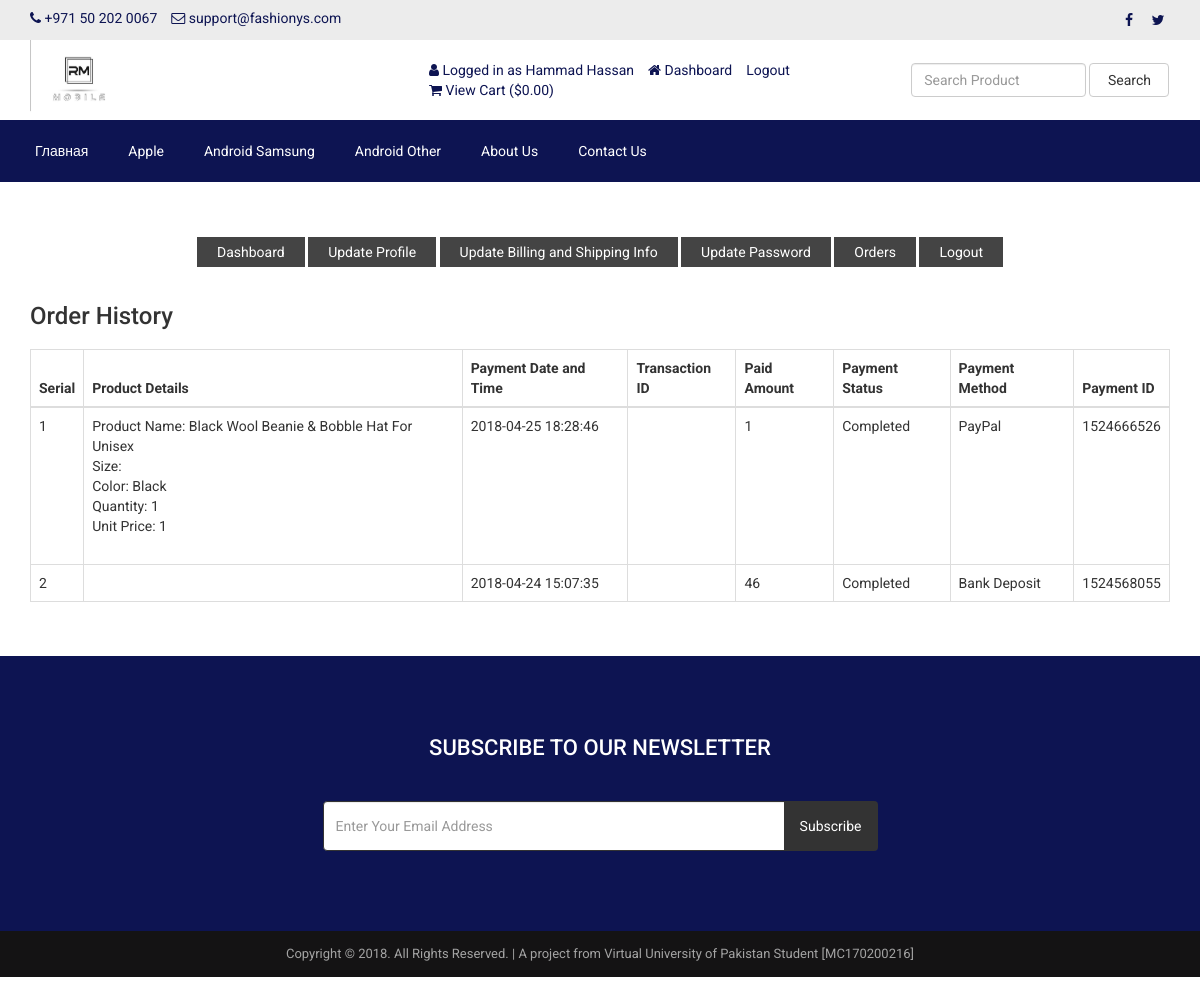
The app's page /customer-order.php (signed in) with its own data.
### tables this page shows
CREATE TABLE `tbl_settings` (
  `id` int(11) NOT NULL,
  `logo` varchar(255) NOT NULL,
  `favicon` varchar(255) NOT NULL,
  `footer_about` text NOT NULL,
  `footer_copyright` text NOT NULL,
  `contact_address` text NOT NULL,
  `contact_email` varchar(255) NOT NULL,
  `contact_phone` varchar(255) NOT NULL,
  `contact_fax` varchar(255) NOT NULL,
  `contact_map_iframe` text NOT NULL,
  `receive_email` varchar(255) NOT NULL,
  `receive_email_subject` varchar(255) NOT NULL,
  `receive_email_thank_you_message` text NOT NULL,
  `forget_password_message` text NOT NULL,
  `total_recent_post_footer` int(10) NOT NULL,
  `total_popular_post_footer` int(10) NOT NULL,
  `total_recent_post_sidebar` int(11) NOT NULL,
  `total_popular_post_sidebar` int(11) NOT NULL,
  `total_featured_product_home` int(11) NOT NULL,
  `total_latest_product_home` int(11) NOT NULL,
  `total_popular_product_home` int(11) NOT NULL,
  `meta_title_home` text NOT NULL,
  `meta_keyword_home` text NOT NULL,
  `meta_description_home` text NOT NULL,
  `banner_login` varchar(255) NOT NULL,
  `banner_registration` varchar(255) NOT NULL,
  `banner_forget_password` varchar(255) NOT NULL,
  `banner_reset_password` varchar(255) NOT NULL,
  `banner_search` varchar(255) NOT NULL,
  `banner_cart` varchar(255) NOT NULL,
  `banner_checkout` varchar(255) NOT NULL,
  `banner_product_category` varchar(255) NOT NULL,
  `banner_blog` varchar(255) NOT NULL,
  `cta_title` varchar(255) NOT NULL,
  `cta_content` text NOT NULL,
  `cta_read_more_text` varchar(255) NOT NULL,
  `cta_read_more_url` varchar(255) NOT NULL,
  `cta_photo` varchar(255) NOT NULL,
  `featured_product_title` varchar(255) NOT NULL,
  `featured_product_subtitle` varchar(255) NOT NULL,
  `latest_product_title` varchar(255) NOT NULL,
  `latest_product_subtitle` varchar(255) NOT NULL,
  `popular_product_title` varchar(255) NOT NULL,
  `popular_product_subtitle` varchar(255) NOT NULL,
  `testimonial_title` varchar(255) NOT NULL,
  `testimonial_subtitle` varchar(255) NOT NULL,
  `testimonial_photo` varchar(255) NOT NULL,
  `blog_title` varchar(255) NOT NULL,
  `blog_subtitle` varchar(255) NOT NULL,
  `newsletter_text` text NOT NULL,
  `paypal_email` varchar(255) NOT NULL,
  `stripe_public_key` varchar(255) NOT NULL,
  `stripe_secret_key` varchar(255) NOT NULL,
  `bank_detail` text NOT NULL,
  `before_head` text NOT NULL,
  `after_body` text NOT NULL,
  `before_body` text NOT NULL,
  `home_service_on_off` int(11) NOT NULL,
  `home_welcome_on_off` int(11) NOT NULL,
  `home_featured_product_on_off` int(11) NOT NULL,
  `home_latest_product_on_off` int(11) NOT NULL,
  `home_popular_product_on_off` int(11) NOT NULL,
  `home_testimonial_on_off` int(11) NOT NULL,
  `home_blog_on_off` int(11) NOT NULL,
  `newsletter_on_off` int(11) NOT NULL,
  `ads_above_welcome_on_off` int(1) NOT NULL,
  `ads_above_featured_product_on_off` int(1) NOT NULL,
  `ads_above_latest_product_on_off` int(1) NOT NULL,
  `ads_above_popular_product_on_off` int(1) NOT NULL,
  `ads_above_testimonial_on_off` int(1) NOT NULL,
  `ads_category_sidebar_on_off` int(1) NOT NULL
);

CREATE TABLE `tbl_social` (
  `social_id` int(11) NOT NULL,
  `social_name` varchar(30) NOT NULL,
  `social_url` varchar(255) NOT NULL,
  `social_icon` varchar(30) NOT NULL
);

CREATE TABLE `tbl_top_category` (
  `tcat_id` int(11) NOT NULL,
  `tcat_name` varchar(255) NOT NULL,
  `show_on_menu` int(1) NOT NULL
);

CREATE TABLE `tbl_page` (
  `id` int(11) NOT NULL,
  `about_title` varchar(255) NOT NULL,
  `about_content` text NOT NULL,
  `about_banner` varchar(255) NOT NULL,
  `about_meta_title` varchar(255) NOT NULL,
  `about_meta_keyword` text NOT NULL,
  `about_meta_description` text NOT NULL,
  `faq_title` varchar(255) NOT NULL,
  `faq_banner` varchar(255) NOT NULL,
  `faq_meta_title` varchar(255) NOT NULL,
  `faq_meta_keyword` text NOT NULL,
  `faq_meta_description` text NOT NULL,
  `blog_title` varchar(255) NOT NULL,
  `blog_banner` varchar(255) NOT NULL,
  `blog_meta_title` varchar(255) NOT NULL,
  `blog_meta_keyword` text NOT NULL,
  `blog_meta_description` text NOT NULL,
  `contact_title` varchar(255) NOT NULL,
  `contact_banner` varchar(255) NOT NULL,
  `contact_meta_title` varchar(255) NOT NULL,
  `contact_meta_keyword` text NOT NULL,
  `contact_meta_description` text NOT NULL,
  `pgallery_title` varchar(255) NOT NULL,
  `pgallery_banner` varchar(255) NOT NULL,
  `pgallery_meta_title` varchar(255) NOT NULL,
  `pgallery_meta_keyword` text NOT NULL,
  `pgallery_meta_description` text NOT NULL,
  `vgallery_title` varchar(255) NOT NULL,
  `vgallery_banner` varchar(255) NOT NULL,
  `vgallery_meta_title` varchar(255) NOT NULL,
  `vgallery_meta_keyword` text NOT NULL,
  `vgallery_meta_description` text NOT NULL
);

CREATE TABLE `tbl_payment` (
  `id` int(11) NOT NULL,
  `customer_id` int(11) NOT NULL,
  `customer_name` varchar(255) NOT NULL,
  `customer_email` varchar(255) NOT NULL,
  `payment_date` varchar(50) NOT NULL,
  `txnid` varchar(255) NOT NULL,
  `paid_amount` int(11) NOT NULL,
  `card_number` varchar(50) NOT NULL,
  `card_cvv` varchar(10) NOT NULL,
  `card_month` varchar(10) NOT NULL,
  `card_year` varchar(10) NOT NULL,
  `bank_transaction_info` text NOT NULL,
  `payment_method` varchar(20) NOT NULL,
  `payment_status` varchar(25) NOT NULL,
  `shipping_status` varchar(20) NOT NULL,
  `payment_id` varchar(255) NOT NULL
);

CREATE TABLE `tbl_order` (
  `id` int(11) NOT NULL,
  `product_id` int(11) NOT NULL,
  `product_name` varchar(255) NOT NULL,
  `size` varchar(100) NOT NULL,
  `color` varchar(100) NOT NULL,
  `quantity` varchar(50) NOT NULL,
  `unit_price` varchar(50) NOT NULL,
  `payment_id` varchar(255) NOT NULL
);

### customer-order.php (the view, shortened to what this page needs)
<?php require_once('header.php'); ?>
<div class="page">
    <div class="container">
        <div class="row">
            <div class="col-md-12">
                <?php require_once('customer-sidebar.php'); ?>
            </div>
            <div class="col-md-12">
                <div class="user-content">
                    <h3><?php echo LANG_VALUE_25; ?></h3>
                    <div class="table-responsive">
                        <table class="table table-bordered">
                            <thead>
                                <tr>
                                    <th><?php echo LANG_VALUE_7; ?></th>
                                    <th><?php echo LANG_VALUE_48; ?></th>
                                    <th><?php echo LANG_VALUE_27; ?></th>
                                    <th><?php echo LANG_VALUE_28; ?></th>
                                    <th><?php echo LANG_VALUE_29; ?></th>
                                    <th><?php echo LANG_VALUE_30; ?></th>
                                    <th><?php echo LANG_VALUE_31; ?></th>
                                    <th><?php echo LANG_VALUE_32; ?></th>
                                </tr>
                            </thead>
                            <tbody>
            <?php
            $limit = 10;
            $page = @$_GET['page'];
            if($page)
                $start = ($page - 1) * $limit;
            else
                $start = 0;
            $statement = $pdo->prepare("SELECT * FROM tbl_payment WHERE customer_email=? ORDER BY id DESC LIMIT $start, $limit");
            $statement->execute(array($_SESSION['customer']['cust_email']));
            $result = $statement->fetchAll(PDO::FETCH_ASSOC);
            if ($page == 0) $page = 1;
            ?>
                                <?php
                                $tip = $page*10-10;
                                foreach ($result as $row) {
                                    $tip++;
                                    ?>
                                    <tr>
                                        <td><?php echo $tip; ?></td>
                                        <td>
                                            <?php
                                            $statement1 = $pdo->prepare("SELECT * FROM tbl_order WHERE payment_id=?");
                                            $statement1->execute(array($row['payment_id']));
                                            $result1 = $statement1->fetchAll(PDO::FETCH_ASSOC);
                                            foreach ($result1 as $row1) {
                                                echo 'Product Name: '.$row1['product_name'];
                                                echo '<br>Size: '.$row1['size'];
                                                echo '<br>Color: '.$row1['color'];
                                                echo '<br>Quantity: '.$row1['quantity'];
                                                echo '<br>Unit Price: '.$row1['unit_price'];
                                                echo '<br><br>';
                                            }
                                            ?>
                                        </td>
                                        <td><?php echo $row['payment_date']; ?></td>
                                        <td><?php echo $row['txnid']; ?></td>
                                        <td><?php echo $row['paid_amount']; ?></td>
                                        <td><?php echo $row['payment_status']; ?></td>
                                        <td><?php echo $row['payment_method']; ?></td>
                                        <td><?php echo $row['payment_id']; ?></td>
                                    </tr>
                                    <?php
                                }
                                ?>
                            </tbody>
                        </table>
                        <div class="pagination" style="overflow: hidden;">
                    </div>
                </div>
            </div>
        </div>
    </div>
</div>
<?php require_once('footer.php'); ?>

### header.php (shortened to what this page needs)
<?php
include("admin/inc/config.php");
$statement = $pdo->prepare("SELECT * FROM tbl_settings WHERE id=1");
$statement->execute();
$result = $statement->fetchAll(PDO::FETCH_ASSOC);
foreach ($result as $row)
{
	$contact_email = $row['contact_email'];
	$contact_phone = $row['contact_phone'];
}
?>
<!DOCTYPE html>
<html lang="en">
<head>
	<link rel="stylesheet" href="assets/css/bootstrap.min.css">
	<link rel="stylesheet" href="assets/css/font-awesome.min.css">
	<link rel="stylesheet" href="assets/css/owl.carousel.min.css">
	<link rel="stylesheet" href="assets/css/owl.theme.default.min.css">
	<link rel="stylesheet" href="assets/css/jquery.bxslider.min.css">
    <link rel="stylesheet" href="assets/css/magnific-popup.css">
    <link rel="stylesheet" href="assets/css/rating.css">
	<link rel="stylesheet" href="assets/css/spacing.css">
	<link rel="stylesheet" href="assets/css/bootstrap-touch-slider.css">
	<link rel="stylesheet" href="assets/css/animate.min.css">
	<link rel="stylesheet" href="assets/css/tree-menu.css">
	<link rel="stylesheet" href="assets/css/select2.min.css">
	<link rel="stylesheet" href="assets/css/main.css">
	<link rel="stylesheet" href="assets/css/responsive.css">
	<?php
	$statement = $pdo->prepare("SELECT * FROM tbl_page WHERE id=1");
	$statement->execute();
	$result = $statement->fetchAll(PDO::FETCH_ASSOC);
		?>
</head>
<body>
<div class="top">
	<div class="container">
		<div class="row">
			<div class="col-md-6 col-sm-6 col-xs-12">
				<div class="left">
					<ul>
						<li><i class="fa fa-phone"></i> <?php echo $contact_phone; ?></li>
						<li><i class="fa fa-envelope-o"></i> <?php echo $contact_email; ?></li>
					</ul>
				</div>
			</div>
			<div class="col-md-6 col-sm-6 col-xs-12">
				<div class="right">
					<ul>
						<?php
						$statement = $pdo->prepare("SELECT * FROM tbl_social");
						$statement->execute();
						$result = $statement->fetchAll(PDO::FETCH_ASSOC);
						foreach ($result as $row) {
							?>
							<?php if($row['social_url'] != ''): ?>
							<li><a href="<?php echo $row['social_url']; ?>"><i class="<?php echo $row['social_icon']; ?>"></i></a></li>
							<?php endif; ?>
							<?php
						}
						?>
					</ul>
				</div>
			</div>
		</div>
	</div>
</div>
<div class="header">
	<div class="container">
		<div class="row inner">
			<div class="col-md-4 logo">
				<a href="index.php"><img src="assets/uploads/logo.jpg" alt="logo image"></a>
			</div>
			<div class="col-md-5 right">
				<ul>
					<?php
					if(isset($_SESSION['customer'])) {
						?>
						<li><i class="fa fa-user"></i> <?php echo LANG_VALUE_13; ?> <?php echo $_SESSION['customer']['cust_name']; ?></li>
						<li><a href="dashboard.php"><i class="fa fa-home"></i> <?php echo LANG_VALUE_89; ?></a></li>
						<li><a href="logout.php">Logout</a></li>
						<?php
					} else {
						?>
						<li><a href="login.php"><i class="fa fa-sign-in"></i> <?php echo LANG_VALUE_9; ?></a></li>
						<li><a href="registration.php"><i class="fa fa-user-plus"></i> <?php echo LANG_VALUE_15; ?></a></li>
						<?php
					}
					?>
					<li><a href="cart.php"><i class="fa fa-shopping-cart"></i> <?php echo LANG_VALUE_19; ?> (<?php echo LANG_VALUE_1; ?><?php
					if(isset($_SESSION['cart_p_id'])) {
						$table_total_price = 0;
						$i=0;
	                    foreach($_SESSION['cart_p_qty'] as $key => $value)
	                    {
	                        $i++;
	                        $arr_cart_p_qty[$i] = $value;
	                    }                    $i=0;
	                    foreach($_SESSION['cart_p_current_price'] as $key => $value)
	                    {
	                        $i++;
	                        $arr_cart_p_current_price[$i] = $value;
	                    }
	                    for($i=1;$i<=count($arr_cart_p_qty);$i++) {
	                    	$row_total_price = $arr_cart_p_current_price[$i]*$arr_cart_p_qty[$i];
	                        $table_total_price = $table_total_price + $row_total_price;
	                    }
						echo $table_total_price;
					} else {
						echo '0.00';
					}
					?>)</a></li>
				</ul>
			</div>
			<div class="col-md-3 search-area">
				<form class="navbar-form navbar-left" role="search" action="search-result.php" method="get">
					<div class="form-group">
						<input type="text" class="form-control search-top" placeholder="<?php echo LANG_VALUE_2; ?>" name="search_text">
					</div>
					<button type="submit" class="btn btn-default"><?php echo LANG_VALUE_3; ?></button>
				</form>
			</div>
		</div>
	</div>
</div>
<div class="nav">
	<div class="container">
		<div class="row">
			<div class="col-md-12 pl_0 pr_0">
				<div class="menu-container">
					<div class="menu">
						<ul>
							<li><a href="index.php">Главная </a></li>
							<?php
							$statement = $pdo->prepare("SELECT * FROM tbl_top_category WHERE show_on_menu=1");
							$statement->execute();
							$result = $statement->fetchAll(PDO::FETCH_ASSOC);
							foreach ($result as $row) {
								?>
								<li><a href="product-category.php?id=<?php echo $row['tcat_id']; ?>&type=top-category"><?php echo $row['tcat_name']; ?></a>
								</li>
								<?php
							}
							?>
							<?php
							$statement = $pdo->prepare("SELECT * FROM tbl_page WHERE id=1");
							$statement->execute();
							$result = $statement->fetchAll(PDO::FETCH_ASSOC);
							foreach ($result as $row) {
								$about_title = $row['about_title'];
								$contact_title = $row['contact_title'];
							}
							?>
							<li><a href="about.php"><?php echo $about_title; ?></a></li>
							<li><a href="contact.php"><?php echo $contact_title; ?></a></li>
						</ul>
					</div>
				</div>
			</div>
		</div>
	</div>
</div>

### footer.php (shortened to what this page needs)
<?php
$statement = $pdo->prepare("SELECT * FROM tbl_settings WHERE id=1");
$statement->execute();
$result = $statement->fetchAll(PDO::FETCH_ASSOC);
foreach ($result as $row)
{
	$footer_copyright = $row['footer_copyright'];
    $newsletter_on_off = $row['newsletter_on_off'];
}
?>
<?php if($newsletter_on_off == 1): ?>
<section class="home-newsletter">
	<div class="container">
		<div class="row">
			<div class="col-md-6 col-md-offset-3">
				<div class="single">
				<form action="" method="post">
					<h2><?php echo LANG_VALUE_93; ?></h2>
					<div class="input-group">
			        	<input type="email" class="form-control" placeholder="<?php echo LANG_VALUE_95; ?>" name="email_subscribe">
			         	<span class="input-group-btn">
			         	<button class="btn btn-theme" type="submit" name="form_subscribe"><?php echo LANG_VALUE_92; ?></button>
			         	</span>
			        </div>
				</div>
			</div>
		</div>
	</div>
</section>
<?php endif; ?>
<div class="footer-bottom">
	<div class="container">
		<div class="row">
			<div class="col-md-12 copyright">
				<?php echo $footer_copyright; ?>
			</div>
		</div>
	</div>
</div>
</body>
</html>

### records on screen
tbl_settings: contact_phone "+971 50 202 0067", contact_email "support@fashionys.com", footer_copyright "Copyright © 2018. All Rights Reserved. | A project from Virtual University of Pakistan Student [MC170200216]"
tbl_top_category: tcat_name "Apple"
tbl_top_category: tcat_name "Android Samsung"
tbl_top_category: tcat_name "Android Other"
tbl_page: about_title "About Us", contact_title "Contact Us"
tbl_payment: payment_date "2018-04-25 18:28:46", paid_amount "1", payment_status "Completed", payment_method "PayPal", payment "1524666526"
tbl_order: product_name "Black Wool Beanie & Bobble Hat For Unisex", color "Black", quantity "1", unit_price "1"
tbl_payment: payment_date "2018-04-24 15:07:35", paid_amount "46", payment_status "Completed", payment_method "Bank Deposit", payment "1524568055"

### other values on screen
LANG_VALUE_13 "Logged in as"
$_SESSION['customer']['cust_name'] "Hammad Hassan"
LANG_VALUE_89 "Dashboard"
LANG_VALUE_19 "View Cart"
LANG_VALUE_1 "$"
LANG_VALUE_3 "Search"
LANG_VALUE_117 "Update Profile"
LANG_VALUE_88 "Update Billing and Shipping Info"
LANG_VALUE_99 "Update Password"
LANG_VALUE_24 "Orders"
LANG_VALUE_14 "Logout"
LANG_VALUE_25 "Order History"
LANG_VALUE_7 "Serial"
LANG_VALUE_48 "Product Details"
LANG_VALUE_27 "Payment Date and Time"
